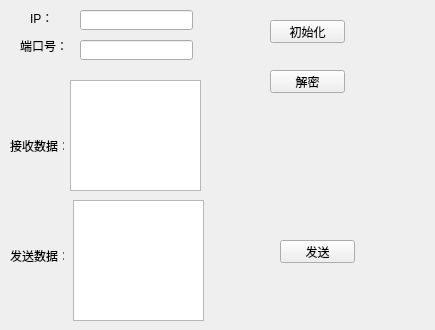
<?xml version="1.0" encoding="UTF-8"?>
<ui version="4.0">
 <class>TCPTest</class>
 <widget class="QWidget" name="TCPTest">
  <property name="geometry">
   <rect>
    <x>0</x>
    <y>0</y>
    <width>435</width>
    <height>330</height>
   </rect>
  </property>
  <property name="windowTitle">
   <string>TCPTest</string>
  </property>
  <widget class="QTextEdit" name="Recvdata_textEdit">
   <property name="geometry">
    <rect>
     <x>70</x>
     <y>80</y>
     <width>131</width>
     <height>111</height>
    </rect>
   </property>
  </widget>
  <widget class="QTextEdit" name="Senddata_textEdit">
   <property name="geometry">
    <rect>
     <x>73</x>
     <y>200</y>
     <width>131</width>
     <height>121</height>
    </rect>
   </property>
  </widget>
  <widget class="QLabel" name="label">
   <property name="geometry">
    <rect>
     <x>10</x>
     <y>140</y>
     <width>54</width>
     <height>12</height>
    </rect>
   </property>
   <property name="text">
    <string>接收数据：</string>
   </property>
  </widget>
  <widget class="QLabel" name="label_2">
   <property name="geometry">
    <rect>
     <x>10</x>
     <y>250</y>
     <width>54</width>
     <height>12</height>
    </rect>
   </property>
   <property name="text">
    <string>发送数据：</string>
   </property>
  </widget>
  <widget class="QPushButton" name="SendBtn">
   <property name="geometry">
    <rect>
     <x>280</x>
     <y>240</y>
     <width>75</width>
     <height>23</height>
    </rect>
   </property>
   <property name="text">
    <string>发送</string>
   </property>
  </widget>
  <widget class="QPushButton" name="InitBtn">
   <property name="geometry">
    <rect>
     <x>270</x>
     <y>20</y>
     <width>75</width>
     <height>23</height>
    </rect>
   </property>
   <property name="text">
    <string>初始化</string>
   </property>
  </widget>
  <widget class="QLineEdit" name="IPlineEdit">
   <property name="geometry">
    <rect>
     <x>80</x>
     <y>10</y>
     <width>113</width>
     <height>20</height>
    </rect>
   </property>
  </widget>
  <widget class="QLineEdit" name="PortlineEdit">
   <property name="geometry">
    <rect>
     <x>80</x>
     <y>40</y>
     <width>113</width>
     <height>20</height>
    </rect>
   </property>
  </widget>
  <widget class="QLabel" name="label_3">
   <property name="geometry">
    <rect>
     <x>30</x>
     <y>10</y>
     <width>31</width>
     <height>16</height>
    </rect>
   </property>
   <property name="text">
    <string>IP：</string>
   </property>
  </widget>
  <widget class="QLabel" name="label_4">
   <property name="geometry">
    <rect>
     <x>20</x>
     <y>40</y>
     <width>54</width>
     <height>12</height>
    </rect>
   </property>
   <property name="text">
    <string>端口号：</string>
   </property>
  </widget>
  <widget class="QPushButton" name="DecrytionBtn">
   <property name="geometry">
    <rect>
     <x>270</x>
     <y>70</y>
     <width>75</width>
     <height>23</height>
    </rect>
   </property>
   <property name="text">
    <string>解密</string>
   </property>
  </widget>
 </widget>
 <layoutdefault spacing="6" margin="11"/>
 <resources/>
 <connections/>
</ui>
